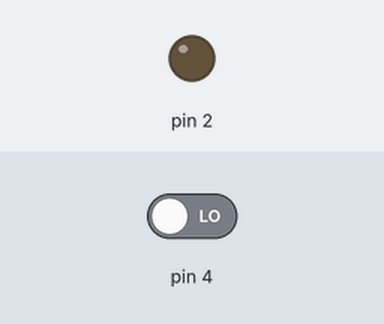
Simulated run of this sketch. Board: Arduino Uno, built with avr-gcc and run on an emulated ATmega328P. Parts: output pins drawn as LEDs (lit = HIGH). Inputs (shaded band) come from the test bench; at power-on: pin 4 LOW.

Above: at 1.2 s.
1.3 s: pin 4 driven HIGH
At 2.1 s:
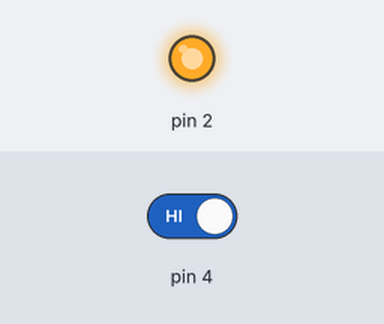
2.8 s: pin 4 driven LOW
At 3.3 s:
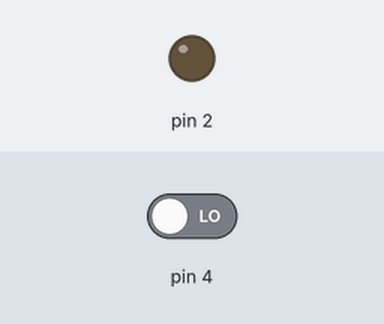
Timing chart, 0 to 5.8 s (numbered marks = the images above; inputs shaded):
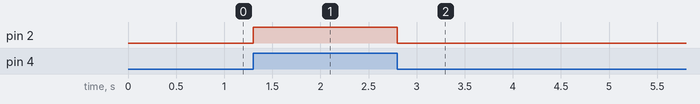

The sketch:

arduinoSim_pdsprj.ino
```cpp
void setup(void)
{
  pinMode(2, OUTPUT);
  pinMode(4, INPUT);
}
void loop(void)
{
  if(digitalRead(4))        // CHECK IF PIN 4 IS HIGH
    digitalWrite(2, HIGH);  // SET PIN 2 HIGH
  else
    digitalWrite(2, LOW);  // SET PIN 2 LOW
}
```

Measured:
- after the input at 1.3 s, pin 2: LOW → HIGH at once
- after the input at 2.8 s, pin 2: HIGH → LOW at once
